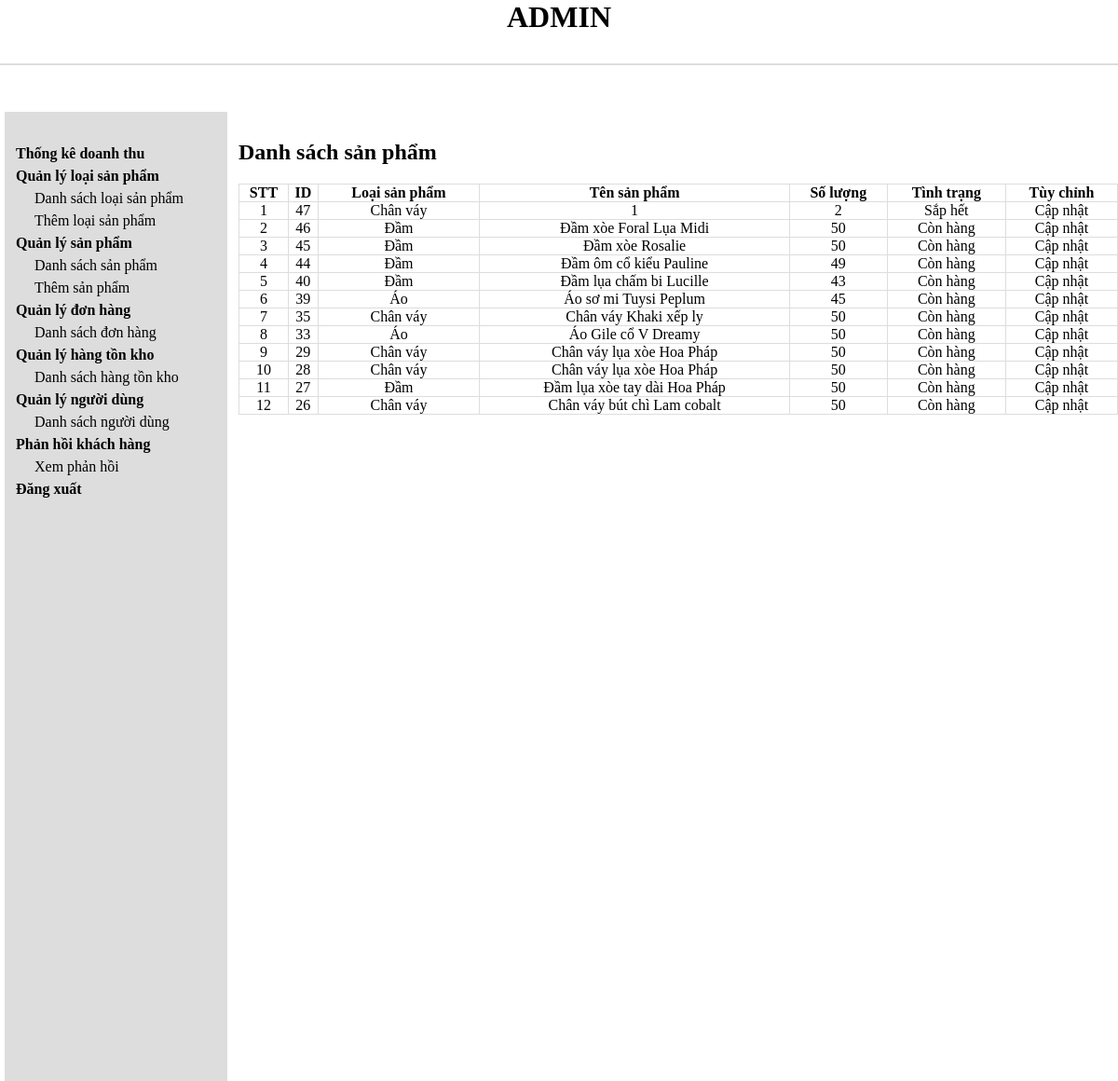
The page /hangtonkho/product_quantitylist.php (signed in) on the database as committed earlier.
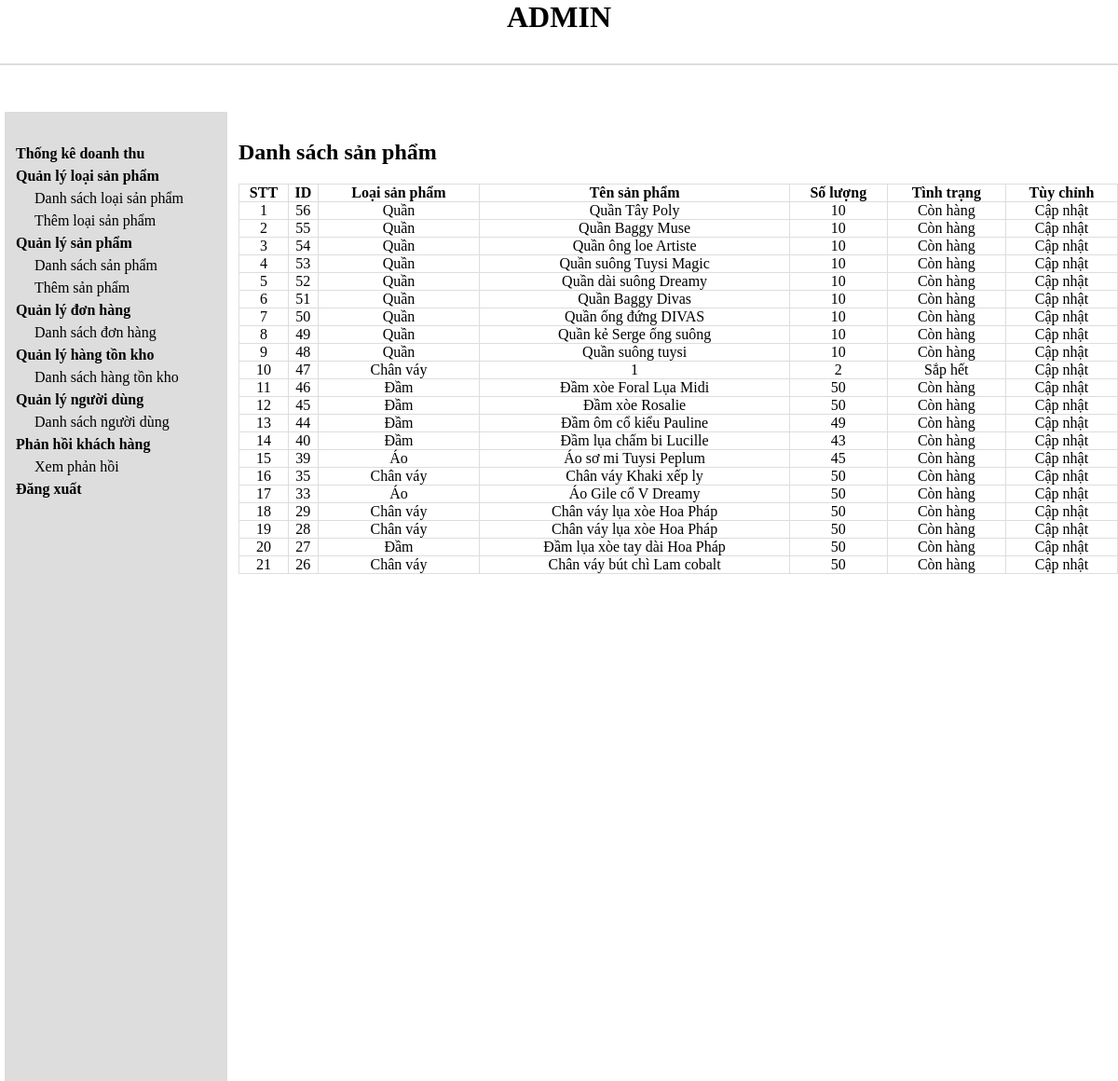
The same page on the database as committed later.
### tables this page shows
CREATE TABLE `products` (
  `product_id` int(11) NOT NULL,
  `product_name` varchar(255) NOT NULL,
  `product_description` text DEFAULT NULL,
  `product_price` decimal(10,2) NOT NULL,
  `product_sale` int(11) NOT NULL,
  `product_quantity` int(11) NOT NULL,
  `product_image` varchar(255) DEFAULT NULL,
  `brand_id` int(11) DEFAULT NULL,
  `created_at` timestamp NOT NULL DEFAULT current_timestamp(),
  `updated_at` timestamp NOT NULL DEFAULT current_timestamp() ON UPDATE current_timestamp(),
  `product_color_image` varchar(255) DEFAULT NULL,
  `product_color_name` varchar(255) DEFAULT NULL,
  `remarkable` tinyint(1) DEFAULT 0,
  `price_sale` decimal(10,2) GENERATED ALWAYS AS (`product_price` - `product_price` * `product_sale` / 100) STORED,
  `product_size` int(11) NOT NULL
);

CREATE TABLE `brands` (
  `brand_id` int(11) NOT NULL,
  `brand_name` varchar(255) NOT NULL
);

### database/database.php (called while the page is built, shortened)
<?php
class Database {
    private $host = "localhost";
    private $user = "root";
    private $pass = "";
    private $dbname = "clothing_store";
    public $conn;
    public function connect() {
        $this->conn = new mysqli($this->host, $this->user, $this->pass, $this->dbname);
    }
    public function select($query) {
        $result = $this->conn->query($query) or
        die($this->conn->error . __LINE__);
        if ($result->num_rows > 0) {
            return $result;
        } else {
            return false;
        }
    }
}
?>

### class/product_class.php (called while the page is built, shortened)
<?php
include "../database/database.php";
?>
<?php
class product
{
    private $db;
    public function __construct()
    {
        $this->db = new Database;
    }
    public function show_product()
    {
        $query = "SELECT products.*, products.product_image, brands.brand_name
                  FROM products
                  INNER JOIN brands ON products.brand_id = brands.brand_id
                  ORDER BY products.product_id DESC";
        $result = $this->db->select($query);
        return $result;
    }
}

### hangtonkho/product_quantitylist.php (the view, shortened to what this page needs)
<?php
include "../database/header.php";
include '../database/sidebar.php';
include "../class/product_class.php";
?><?php
$product = new product;
$show_product = $product->show_product();
?>
<div class="admin-content-right">
    <div class="admin-content-right-cartegory_list">
        <h1>Danh sách sản phẩm</h1>
        <table>
            <tr>
                <th>STT</th>
                <th>ID</th>
                <th>Loại sản phẩm</th>
                <th>Tên sản phẩm</th>
                <th>Số lượng</th>
                <th>Tình trạng</th>
                <th>Tùy chỉnh</th>
            </tr>
            <?php
            if ($show_product) {
                $i = 0;
                while ($result = $show_product->fetch_assoc()) {
                    $i++;
            ?>
                    <tr>
                        <td><?php echo $i ?></td>
                        <td><?php echo $result['product_id'] ?></td>
                        <td><?php echo $result['brand_name'] ?></td>
                        <td><?php echo $result['product_name'] ?></td>
                        <td><?php echo $result['product_quantity'] ?></td>
                        <td><?php if (($result['product_quantity'] >= 1) && ($result['product_quantity'] <= 5)){ echo "Sắp hết" ;} else if ($result['product_quantity'] > 5 ) { echo "Còn hàng";} else { echo "Hết hàng";} ?></td>
                        <td><a href="product_quantityedit.php?product_id=<?php echo $result['product_id'] ?>">Cập nhật</a></td>
                    </tr>
            <?php
                }
            }
            ?>
        </table>
    </div>
</div>
</body>
</html>

Rows that differ between the two databases and show on the page:
added products: product_id "56", brand.brand_name "Quần", product_name "Quần Tây Poly", product_quantity "10", shows "Còn hàng"
added products: product_id "55", brand.brand_name "Quần", product_name "Quần Baggy Muse", product_quantity "10", shows "Còn hàng"
added products: product_id "54", brand.brand_name "Quần", product_name "Quần ông loe Artiste", product_quantity "10", shows "Còn hàng"
added products: product_id "53", brand.brand_name "Quần", product_name "Quần suông Tuysi Magic", product_quantity "10", shows "Còn hàng"
added products: product_id "52", brand.brand_name "Quần", product_name "Quần dài suông Dreamy", product_quantity "10", shows "Còn hàng"
added products: product_id "51", brand.brand_name "Quần", product_name "Quần Baggy Divas", product_quantity "10", shows "Còn hàng"
added products: product_id "50", brand.brand_name "Quần", product_name "Quần ống đứng DIVAS", product_quantity "10", shows "Còn hàng"
added products: product_id "49", brand.brand_name "Quần", product_name "Quần kẻ Serge ống suông", product_quantity "10", shows "Còn hàng"
added products: product_id "48", brand.brand_name "Quần", product_name "Quần suông tuysi", product_quantity "10", shows "Còn hàng"
